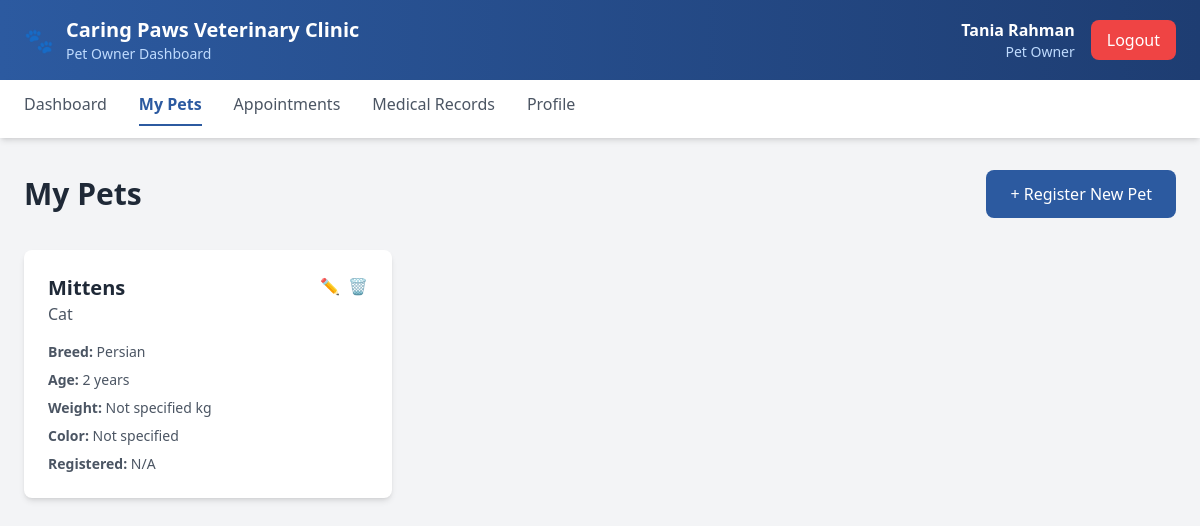
The page /user/pets.php (signed in) on the database its author committed.
### tables this page shows
CREATE TABLE `patients` (
  `patient_id` int(11) NOT NULL,
  `owner_id` int(11) DEFAULT NULL,
  `animal_name` varchar(100) DEFAULT NULL,
  `species` varchar(50) DEFAULT NULL,
  `breed` varchar(100) DEFAULT NULL,
  `age` int(11) DEFAULT NULL,
  `gender` enum('Male','Female') DEFAULT NULL
);

### user/pets.php (the view, shortened to what this page needs)
<?php
$clinic_name = "Caring Paws Veterinary Clinic";
require_once '../config.php';
$user_id = $_SESSION['user_id'];
$pets = [];
try {
    $result = $pdo->query("DESCRIBE patients");
    $patient_columns = $result->fetchAll(PDO::FETCH_COLUMN);
    $has_created_at = in_array('created_at', $patient_columns);
    $order_by = $has_created_at ? 'created_at DESC' : 'patient_id DESC';
    $stmt = $pdo->prepare("SELECT * FROM patients WHERE owner_id = ? ORDER BY $order_by");
    $stmt->execute([$user_id]);
    $pets = $stmt->fetchAll(PDO::FETCH_ASSOC);
} catch(PDOException $e) {
    $error_message = "Failed to load pets: " . $e->getMessage();
}
?>
<!DOCTYPE html>
<html lang="en">
<head>
    <script src="https://cdn.tailwindcss.com"></script>
</head>
<body class="bg-gray-100">
    <header class="bg-gradient-to-r from-vet-blue to-vet-dark-blue text-white shadow-lg">
        <div class="max-w-7xl mx-auto px-6 py-4">
            <div class="flex justify-between items-center">
                <div class="flex items-center">
                    <span class="text-2xl mr-3">🐾</span>
                    <div>
                        <h1 class="text-xl font-bold"><?php echo $clinic_name; ?></h1>
                        <p class="text-blue-200 text-sm">Pet Owner Dashboard</p>
                    </div>
                </div>
                <div class="flex items-center space-x-4">
                    <div class="text-right">
                        <p class="font-semibold"><?php echo htmlspecialchars($_SESSION['user_name']); ?></p>
                        <p class="text-blue-200 text-sm">Pet Owner</p>
                    </div>
                    <a href="../index.php?logout=1" class="bg-red-500 hover:bg-red-600 px-4 py-2 rounded-lg transition-colors">
                        Logout
                    </a>
                </div>
            </div>
        </div>
    </header>
    <nav class="bg-white shadow-md">
        <div class="max-w-7xl mx-auto px-6 py-3">
            <div class="flex space-x-8">
                <a href="dashboard.php" class="text-gray-600 hover:text-vet-blue transition-colors">Dashboard</a>
                <a href="pets.php" class="text-vet-blue font-semibold border-b-2 border-vet-blue pb-2">My Pets</a>
                <a href="appointments.php" class="text-gray-600 hover:text-vet-blue transition-colors">Appointments</a>
                <a href="medical_records.php" class="text-gray-600 hover:text-vet-blue transition-colors">Medical Records</a>
                <a href="profile.php" class="text-gray-600 hover:text-vet-blue transition-colors">Profile</a>
            </div>
        </div>
    </nav>
    <div class="max-w-7xl mx-auto px-6 py-8">
        <div class="flex justify-between items-center mb-8">
            <h1 class="text-3xl font-bold text-gray-800">My Pets</h1>
            <button onclick="showAddForm()" class="bg-vet-blue hover:bg-vet-dark-blue text-white px-6 py-3 rounded-lg transition-colors">
                + Register New Pet
            </button>
        </div>
        <?php if (!empty($pets)): ?>
            <div class="grid grid-cols-1 md:grid-cols-2 lg:grid-cols-3 gap-6">
                <?php foreach($pets as $pet): ?>
                <div class="bg-white rounded-lg shadow-md p-6">
                    <div class="flex justify-between items-start mb-4">
                        <div>
                            <h3 class="text-xl font-bold text-gray-800"><?php echo htmlspecialchars($pet['animal_name']); ?></h3>
                            <p class="text-gray-600"><?php echo htmlspecialchars($pet['species']); ?></p>
                        </div>
                        <div class="flex space-x-2">
                            <button onclick="showEditForm(<?php echo htmlspecialchars(json_encode($pet)); ?>)" class="text-blue-600 hover:text-blue-800">
                                ✏️
                            </button>
                            <button onclick="deletePet(<?php echo $pet['patient_id']; ?>)" class="text-red-600 hover:text-red-800">
                                🗑️
                            </button>
                        </div>
                    </div>
                    <div class="space-y-2 text-sm text-gray-600">
                        <p><strong>Breed:</strong> <?php echo htmlspecialchars($pet['breed'] ?? 'Not specified'); ?></p>
                        <p><strong>Age:</strong> <?php echo htmlspecialchars($pet['age'] ?? 'Not specified'); ?> years</p>
                        <p><strong>Weight:</strong> <?php echo htmlspecialchars($pet['weight'] ?? 'Not specified'); ?> kg</p>
                        <p><strong>Color:</strong> <?php echo htmlspecialchars($pet['color'] ?? 'Not specified'); ?></p>
                        <p><strong>Registered:</strong> <?php echo isset($pet['created_at']) ? date('M j, Y', strtotime($pet['created_at'])) : 'N/A'; ?></p>
                    </div>
                </div>
                <?php endforeach; ?>
            </div>
        <?php endif; ?>
    </div>
</body>
</html>

### rows shown on the page
patients: animal_name "Mittens", species "Cat", breed "Persian", age "2", weight "Not specified", color "Not specified"

### other values the page prints
$clinic_name "Caring Paws Veterinary Clinic"
$_SESSION['user_name'] "Tania Rahman"
